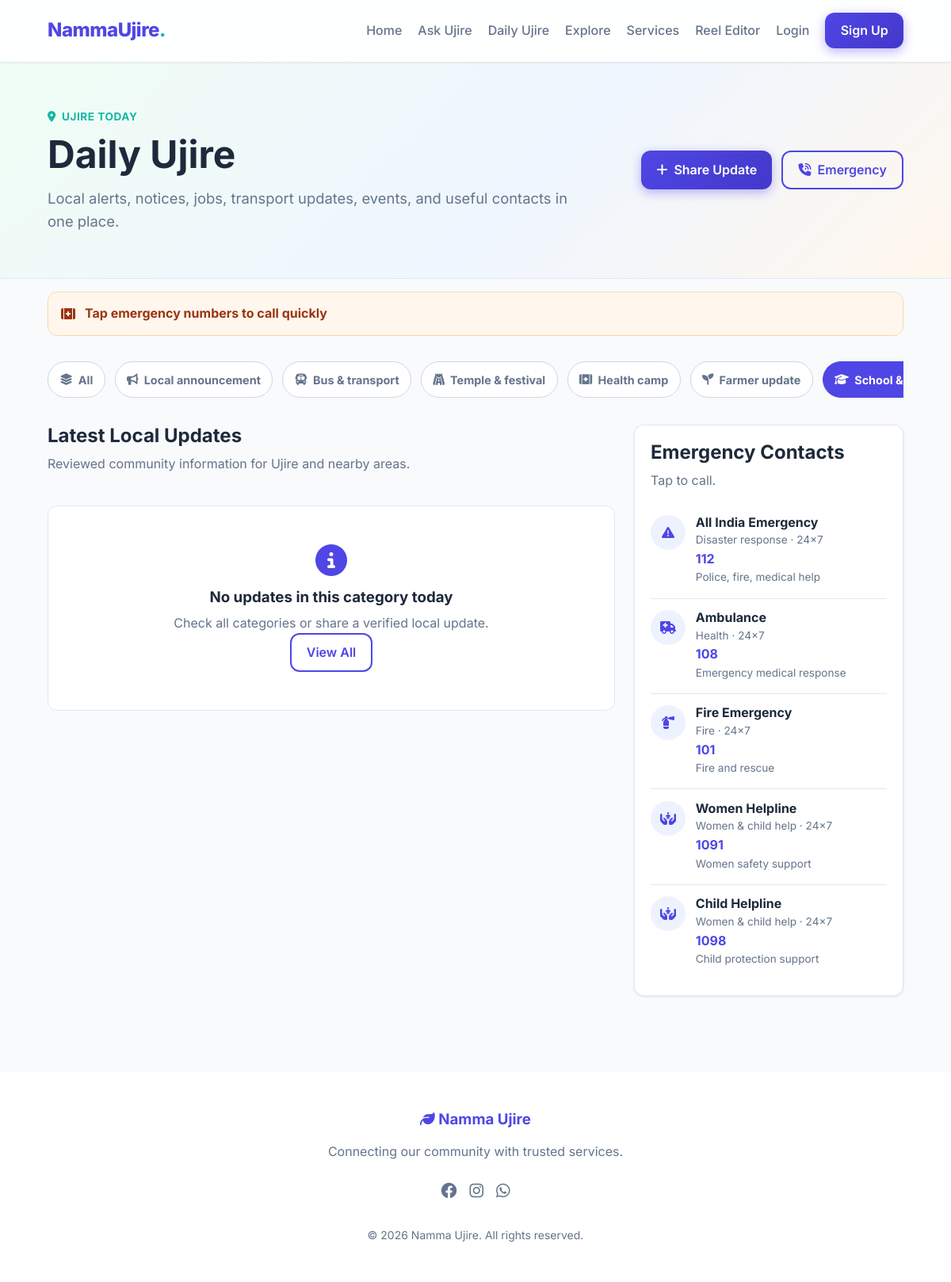
The app's page /daily/?category=SCHOOL with its own data.
### core/models.py (models this page shows, shortened)
class LocalUpdate(models.Model):
    class Category(models.TextChoices):
        ANNOUNCEMENT = 'ANNOUNCEMENT', 'Local announcement'
        BUS = 'BUS', 'Bus & transport'
        TEMPLE = 'TEMPLE', 'Temple & festival'
        HEALTH = 'HEALTH', 'Health camp'
        FARMER = 'FARMER', 'Farmer update'
        SCHOOL = 'SCHOOL', 'School & college'
        PANCHAYAT = 'PANCHAYAT', 'Panchayat notice'
        JOB = 'JOB', 'Local job'
        MARKET = 'MARKET', 'Buy & sell'
        WEATHER = 'WEATHER', 'Rain & weather'
    class Status(models.TextChoices):
        PENDING = 'PENDING', 'Pending review'
        PUBLISHED = 'PUBLISHED', 'Published'
        REJECTED = 'REJECTED', 'Rejected'
    CATEGORY_ICONS = {
        Category.ANNOUNCEMENT: 'fa-solid fa-bullhorn',
        Category.BUS: 'fa-solid fa-bus',
        Category.TEMPLE: 'fa-solid fa-gopuram',
        Category.HEALTH: 'fa-solid fa-kit-medical',
        Category.FARMER: 'fa-solid fa-seedling',
        Category.SCHOOL: 'fa-solid fa-graduation-cap',
        Category.PANCHAYAT: 'fa-solid fa-building-columns',
        Category.JOB: 'fa-solid fa-briefcase',
        Category.MARKET: 'fa-solid fa-store',
        Category.WEATHER: 'fa-solid fa-cloud-rain',
    }
    title = models.CharField(max_length=160)
    category = models.CharField(max_length=20, choices=Category.choices)
    description = models.TextField()
    location = models.CharField(max_length=120, blank=True)
    contact_name = models.CharField(max_length=80, blank=True)
    contact_phone = models.CharField(max_length=15, blank=True)
    event_datetime = models.DateTimeField(blank=True, null=True)
    valid_until = models.DateField(blank=True, null=True)
    is_urgent = models.BooleanField(default=False)
    is_pinned = models.BooleanField(default=False)
    status = models.CharField(max_length=20, choices=Status.choices, default=Status.PENDING)
    submitted_by = models.ForeignKey(
        settings.AUTH_USER_MODEL,
        on_delete=models.SET_NULL,
        blank=True,
        null=True,
        related_name='submitted_local_updates',
    )
    generated_from = models.ForeignKey(
        'RecurringLocalUpdate',
        on_delete=models.SET_NULL,
        blank=True,
        null=True,
        related_name='generated_updates',
    )
    generated_for = models.DateField(blank=True, null=True)
    created_at = models.DateTimeField(auto_now_add=True)
    updated_at = models.DateTimeField(auto_now=True)
    class Meta:
        ordering = ['-is_urgent', '-is_pinned', 'event_datetime', '-created_at']
    @classmethod
    def published(cls):
        today = timezone.localdate()
        return cls.objects.filter(status=cls.Status.PUBLISHED).filter(
            models.Q(valid_until__isnull=True) | models.Q(valid_until__gte=today)
        )
    @classmethod
    def category_options(cls):
        return [
            {
                'value': value,
                'label': label,
                'icon': cls.CATEGORY_ICONS.get(value, 'fa-solid fa-circle-info'),
            }
            for value, label in cls.Category.choices
        ]
    @property
    def icon_class(self):
        return self.CATEGORY_ICONS.get(self.category, 'fa-solid fa-circle-info')

class EmergencyContact(models.Model):
    class Category(models.TextChoices):
        HEALTH = 'HEALTH', 'Health'
        POLICE = 'POLICE', 'Police'
        FIRE = 'FIRE', 'Fire'
        PANCHAYAT = 'PANCHAYAT', 'Panchayat'
        TRANSPORT = 'TRANSPORT', 'Transport'
        WOMEN_CHILD = 'WOMEN_CHILD', 'Women & child help'
        DISASTER = 'DISASTER', 'Disaster response'
    CATEGORY_ICONS = {
        Category.HEALTH: 'fa-solid fa-truck-medical',
        Category.POLICE: 'fa-solid fa-shield-halved',
        Category.FIRE: 'fa-solid fa-fire-extinguisher',
        Category.PANCHAYAT: 'fa-solid fa-building-columns',
        Category.TRANSPORT: 'fa-solid fa-taxi',
        Category.WOMEN_CHILD: 'fa-solid fa-hands-holding-child',
        Category.DISASTER: 'fa-solid fa-triangle-exclamation',
    }
    name = models.CharField(max_length=120)
    category = models.CharField(max_length=20, choices=Category.choices)
    phone = models.CharField(max_length=15)
    secondary_phone = models.CharField(max_length=15, blank=True)
    location = models.CharField(max_length=120, blank=True)
    notes = models.CharField(max_length=220, blank=True)
    available_24x7 = models.BooleanField(default=False)
    sort_order = models.PositiveIntegerField(default=0)
    is_active = models.BooleanField(default=True)
    class Meta:
        ordering = ['sort_order', 'name']
    @property
    def icon_class(self):
        return self.CATEGORY_ICONS.get(self.category, 'fa-solid fa-phone')

### core/views.py (the view)
# urls.py: path('daily/', core_views.daily_hub_view, name='daily_hub'),
def daily_hub_view(request):
    selected_category = request.GET.get('category', '')
    updates = LocalUpdate.published()
    if selected_category:
        updates = updates.filter(category=selected_category)
    urgent_updates = LocalUpdate.published().filter(is_urgent=True)[:3]
    emergency_contacts = EmergencyContact.objects.filter(is_active=True)
    return render(request, 'core/daily_hub.html', {
        'updates': updates,
        'urgent_updates': urgent_updates,
        'emergency_contacts': emergency_contacts,
        'categories': LocalUpdate.category_options(),
        'selected_category': selected_category,
    })

### core/templates/core/daily_hub.html (shortened to what this page needs)
{% extends 'base.html' %}
{% block content %}
<section class="daily-hero">
    <div class="daily-hero-content">
        <div>
            <span class="section-kicker"><i class="fa-solid fa-location-dot"></i> Ujire today</span>
            <h1>Daily Ujire</h1>
            <p>Local alerts, notices, jobs, transport updates, events, and useful contacts in one place.</p>
        </div>
        <div class="daily-hero-actions">
            <a href="{% url 'submit_local_update' %}" class="btn btn-primary"><i class="fa-solid fa-plus"></i> Share Update</a>
            <a href="#emergency" class="btn btn-outline"><i class="fa-solid fa-phone-volume"></i> Emergency</a>
        </div>
    </div>
</section>
{% if urgent_updates %}
<section class="container daily-strip">
    {% for update in urgent_updates %}
    <a href="#update-{{ update.id }}" class="urgent-item">
        <i class="{{ update.icon_class }}"></i>
        <span>{{ update.title }}</span>
    </a>
    {% endfor %}
</section>
{% endif %}
<section class="container">
    <div class="category-scroll">
        <a href="{% url 'daily_hub' %}" class="chip {% if not selected_category %}chip-active{% endif %}">
            <i class="fa-solid fa-layer-group"></i> All
        </a>
        {% for cat in categories %}
        <a href="{% url 'daily_hub' %}?category={{ cat.value }}" class="chip {% if selected_category == cat.value %}chip-active{% endif %}">
            <i class="{{ cat.icon }}"></i> {{ cat.label }}
        </a>
        {% endfor %}
    </div>
    <div class="daily-layout">
        <div class="updates-column">
            <div class="section-heading">
                <div>
                    <h2>Latest Local Updates</h2>
                    <p class="text-muted">Reviewed community information for Ujire and nearby areas.</p>
                </div>
            </div>
            {% for update in updates %}
            <article id="update-{{ update.id }}" class="update-card {% if update.is_urgent %}update-urgent{% endif %}">
                <div class="update-icon"><i class="{{ update.icon_class }}"></i></div>
                <div class="update-body">
                    <div class="update-meta">
                        <span>{{ update.get_category_display }}</span>
                        {% if update.generated_from %}<span>Auto scheduled</span>{% endif %}
                        {% if update.is_urgent %}<strong>Urgent</strong>{% endif %}
                        {% if update.event_datetime %}<span>{{ update.event_datetime|date:"M d, h:i A" }}</span>{% endif %}
                    </div>
                    <h3>{{ update.title }}</h3>
                    <p>{{ update.description }}</p>
                    <div class="update-foot">
                        {% if update.location %}
                        <span><i class="fa-solid fa-location-dot"></i> {{ update.location }}</span>
                        {% endif %}
                        {% if update.contact_phone %}
                        <a href="tel:{{ update.contact_phone }}"><i class="fa-solid fa-phone"></i> {{ update.contact_phone }}</a>
                        {% endif %}
                        {% if update.valid_until %}
                        <span><i class="fa-solid fa-calendar-check"></i> Till {{ update.valid_until|date:"M d" }}</span>
                        {% endif %}
                    </div>
                </div>
            </article>
            {% empty %}
            <div class="empty-state">
                <i class="fa-solid fa-circle-info"></i>
                <h3>No updates in this category today</h3>
                <p>Check all categories or share a verified local update.</p>
                <a href="{% url 'daily_hub' %}" class="btn btn-outline">View All</a>
            </div>
            {% endfor %}
        </div>
        <aside id="emergency" class="emergency-panel">
            <div class="section-heading compact">
                <div>
                    <h2>Emergency Contacts</h2>
                    <p class="text-muted">Tap to call.</p>
                </div>
            </div>
            {% for contact in emergency_contacts %}
            <a href="tel:{{ contact.phone }}" class="contact-row">
                <div class="contact-icon"><i class="{{ contact.icon_class }}"></i></div>
                <div>
                    <h3>{{ contact.name }}</h3>
                    <p>{{ contact.get_category_display }}{% if contact.available_24x7 %} · 24x7{% endif %}</p>
                    <strong>{{ contact.phone }}</strong>
                    {% if contact.notes %}<small>{{ contact.notes }}</small>{% endif %}
                </div>
            </a>
            {% empty %}
            <p class="text-muted">Emergency contacts will appear here after admin review.</p>
            {% endfor %}
        </aside>
    </div>
</section>
{% endblock %}

### records on screen
LocalUpdate: title "Tap emergency numbers to call quickly"
EmergencyContact: name "All India Emergency", category "Disaster response", available_24x7 "· 24x7", phone "112", notes "Police, fire, medical help"
EmergencyContact: name "Ambulance", category "Health", available_24x7 "· 24x7", phone "108", notes "Emergency medical response"
EmergencyContact: name "Fire Emergency", category "Fire", available_24x7 "· 24x7", phone "101", notes "Fire and rescue"
EmergencyContact: name "Women Helpline", category "Women & child help", available_24x7 "· 24x7", phone "1091", notes "Women safety support"
EmergencyContact: name "Child Helpline", category "Women & child help", available_24x7 "· 24x7", phone "1098", notes "Child protection support"

### other values on screen
{{ cat.label }} "Local announcement" "Bus & transport" "Temple & festival" "Health camp" "Farmer update" "School &…"
